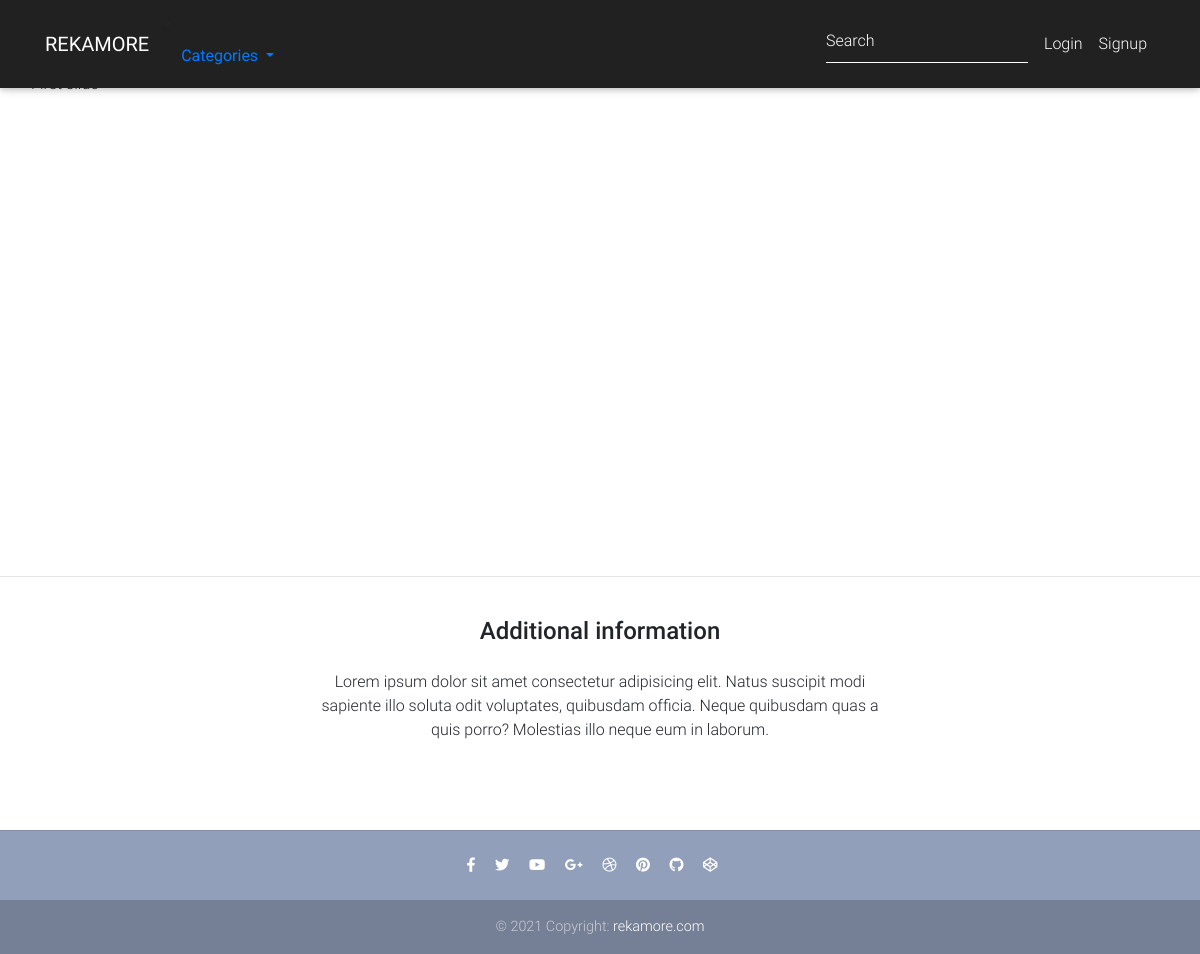
The app's page /, older data.
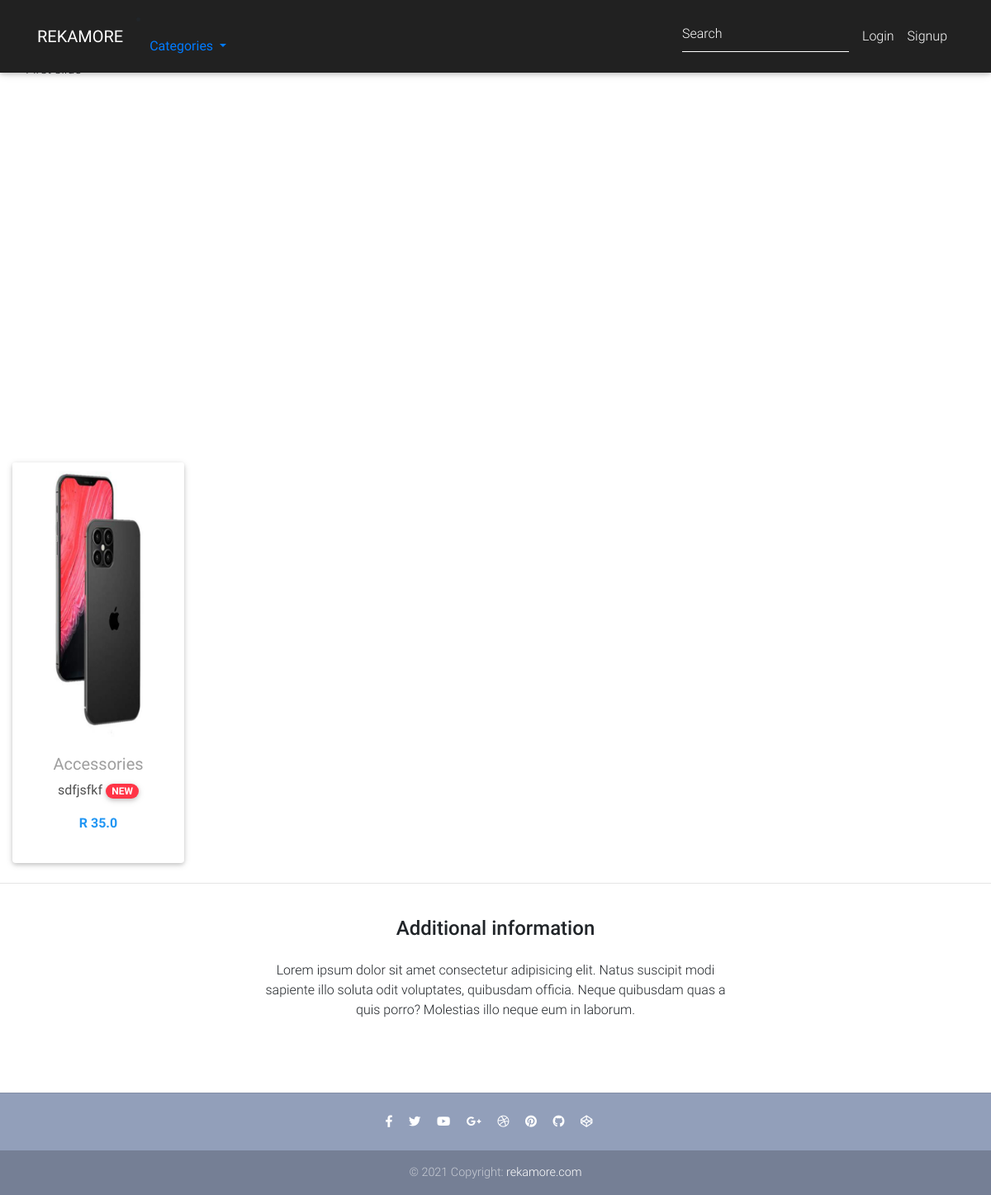
The same page, newer data.
### core/models.py (models this page shows, shortened)
class Item(models.Model):
    title = models.CharField(max_length=100)
    price = models.FloatField()
    discount_price = models.FloatField(blank=True, null=True)
    category = models.CharField(choices=CATEGORY_CHOICES, max_length=2)
    label = models.CharField(choices=LABEL_CHOICES, max_length=1)
    slug = models.SlugField()
    description = models.TextField()
    image = models.ImageField()
    class Meta:
        ordering = ['id']
    def get_absolute_url(self):
        return reverse("core:product", kwargs={
            'slug': self.slug
        })

### core/views.py (the view)
# urls.py: path('', HomeView.as_view(), name='home'),
class HomeView(ListView):
    model = Item
    queryset = Item.objects.filter(label='D')
    paginate_by = 16
    template_name = "home.html"

### templates/home.html (shortened to what this page needs)
{% extends "base.html" %}
{% block content %}
  <main>
    <div class=" col-md-12 mb-2">
    <div id="carouselExampleIndicators" class="carousel slide" data-ride="carousel">
      <ol class="carousel-indicators">
        <li data-target="#carouselExampleIndicators" data-slide-to="0" class="active"></li>
        <li data-target="#carouselExampleIndicators" data-slide-to="1"></li>
        <li data-target="#carouselExampleIndicators" data-slide-to="2"></li>
      </ol>
      <div class="carousel-inner">
        <div class="carousel-item active">
        </div>
      </div>
      <a class="carousel-control-prev" href="#carouselExampleIndicators" role="button" data-slide="prev">
        <span class="carousel-control-prev-icon" aria-hidden="true"></span>
      </a>
      <a class="carousel-control-next" href="#carouselExampleIndicators" role="button" data-slide="next">
        <span class="carousel-control-next-icon" aria-hidden="true"></span>
      </a>
    </div>
  </div>
  <div class=" col-sm-12 ">
      <section class="text-center mb-1">
        <div class="row wow fadeIn">
          {% for item in object_list %}
          <div class="col-md-2 mb-2">
            <div class="card" style="width: 13rem;">
              <div class="view overlay">
                <img src="{{ item.image.url }}" class="card-img-top">
              </div>
              <div class="card-body text-start">
                <a href="" class="grey-text">
                  <h5>{{ item.get_category_display }}</h5>
                </a>
                <p>
                    <a href="{{ item.get_absolute_url }}" class="dark-grey-text">{{ item.title }}
                      <span class="badge badge-pill {{ item.get_label_display }}-color">NEW</span>
                    </a>
                </p>
                <p class="font-weight-bold blue-text">
                  R{% if item.discount_price %}
                  {{ item.discount_price }}
                  {% else %}
                  {{ item.price }}
                  {% endif %}
              </p>
              </div>
            </div>
          </div>
          {% endfor %}
        </div>
      </section>
  </div>
    <hr>
    <div class="row d-flex justify-content-center wow fadeIn">
      <div class="col-md-6 text-center">
        <h4 class="my-4 h4">Additional information</h4>
        <p>Lorem ipsum dolor sit amet consectetur adipisicing elit. Natus suscipit modi sapiente illo soluta odit
          voluptates,
          quibusdam officia. Neque quibusdam quas a quis porro? Molestias illo neque eum in laborum.</p>
      </div>
    </div>
    <div class="row wow fadeIn">
      <div class="col-lg-4 col-md-12 mb-4">
      </div>
      <div class="col-lg-4 col-md-6 mb-4">
      </div>
      <div class="col-lg-4 col-md-6 mb-4">
      </div>
    </div>
  </main>
{% endblock content %}

Row changes from the older to the newer data that the page shows:
added Item: image (picture), category "Accessories", title "sdfjsfkf", price "35.0"
